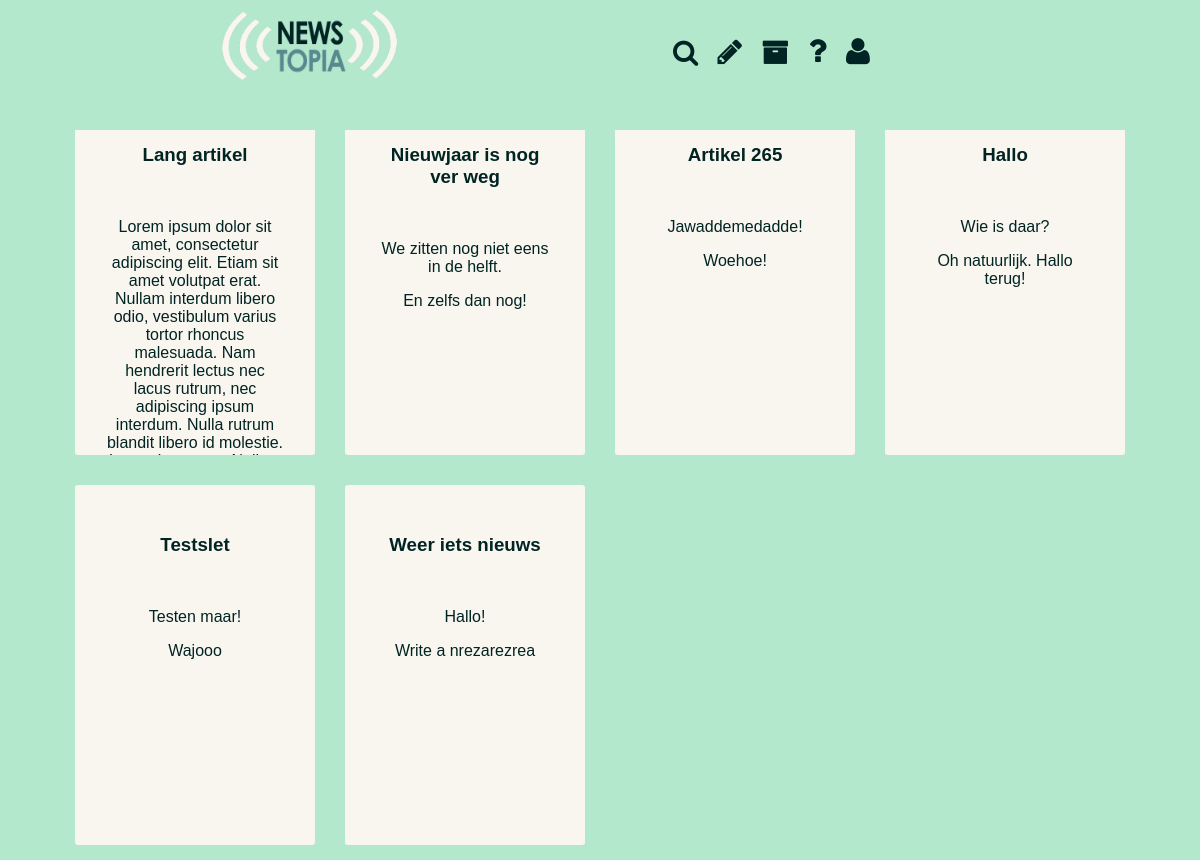
/articles/, run on an earlier commit of the app's database.
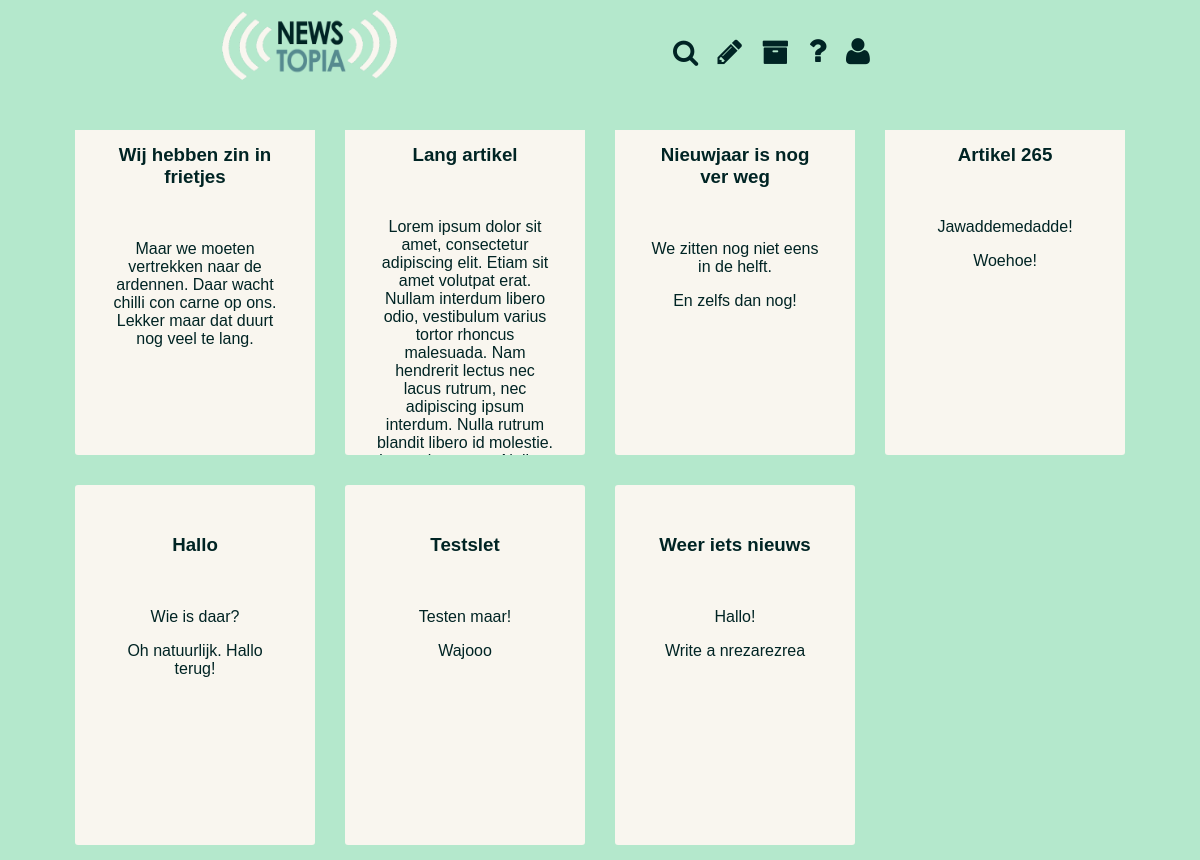
And on a later commit of the database.
### articles/models.py (models this page shows, shortened)
class Article(models.Model):
    def was_published_recently(self):
        return self.pub_date >= timezone.now() - datetime.timedelta(days=1)
    was_published_recently.admin_order_field = 'pub_date'
    was_published_recently.boolean = True
    was_published_recently.short_description = 'Published recently?'
    title = models.CharField(max_length=200)
    pub_date = models.DateTimeField('date published')
    version = models.IntegerField(default=1)

class Paragraph(models.Model):
    article = models.ForeignKey(Article)
    text = models.CharField(max_length=9999)
    rating = models.IntegerField(default=0)

### articles/views.py (the view)
def index(request):
    articles = Article.objects.all().order_by('-pub_date')
    artpars = []
    class Artpar:
        article = Article()
        paragraphs = []
    for article in articles:
        artpar = Artpar()
        artpar.article = article
        artpar.paragraphs = Paragraph.objects.filter(article=article.pk).order_by('-rating')[0:2]
        artpars.append(artpar)
    return render_to_response('articles/index.html', {'artpars': artpars}, context_instance=RequestContext(request))

### articles/templates/articles/index.html (shortened to what this page needs)
<!DOCTYPE html PUBLIC "-//W3C//DTD XHTML 1.0 Transitional//EN"
        "http://www.w3.org/TR/xhtml1/DTD/xhtml1-transitional.dtd">
<html xmlns="http://www.w3.org/1999/xhtml">
<head>
    <link rel="stylesheet" type="text/css" href="{{STATIC_URL}}css/normalize.css">
    <link rel="stylesheet" type="text/css" href="{{STATIC_URL}}css/overlay.css">
    <link rel="stylesheet" type="text/css" href="{{STATIC_URL}}css/font-awesome.min.css">
    <link rel="stylesheet" type="text/css" href="{{STATIC_URL}}css/main.css">
</head>
<body>
<div class="container">
    <div id="staticContent">
        <header>
            <img id="logo" alt="logo" src="{{STATIC_URL}}img/logo.png"/>
            <nav>
                <a href=#><i id="menuSearch" class="fa fa-search fa-2x"></i></a>
                <a href="{% url 'articles:create' %}"><i id="menuNewArticle" class="fa fa-pencil fa-2x"></i></a>
                <a href=#><i id="menuArchive" class="fa fa-archive fa-2x"></i></a>
                <a href=#><i id="trigger-overlay" class="fa fa-question fa-2x"></i></a>
                <a href="{% url 'account:profile' %}"><i id="menuProfile" class="fa fa-user fa-2x"></i></a>
            </nav>
        </header>
        <div id="tags">
        </div>
    </div>
    <div id="movingContent">
        <div class="masonry js-masonry" data-masonry-options='{ "isFitWidth": true }'>
            {% for var in artpars %}
            <div class="item">
                <div class="item-content">
                    <h3>{{ var.article.title }}</h3>
                    <br>
                    {% for paragraph in var.paragraphs %}
                    <p>{{ paragraph.text }}</p>
                    {% endfor %}
                </div>
            </div>
            {% endfor %}
        </div>
    </div>
</div>
</body>
</html>

### static/css/overlay.css (style rules this page uses)
html, body { overflow-x: hidden; }
.container { overflow-x: hidden; -webkit-transition: -webkit-transform 0.5s; transition: transform 0.5s; transition-duration: 1.5s; }
.container::after { content: ''; opacity: 0; visibility: hidden; position: absolute; top: 0; left: 0; width: 100%; height: 100%; background: rgba(0,0,0,0.6); -webkit-transition: opacity 0.5s, visibility 0s 0.5s; transition: opacity 0.5s, visibility 0s 0.5s; transition-duration: 1.5s; }

### static/css/main.css (style rules this page uses)
body { background-color: #b4e8cc; color: #002424; font-family: "Century Gothic", CenturyGothic, AppleGothic, sans-serif; }
.container { left:5%; width:90%; position:absolute; text-align:center; }
#staticContent { width: 90%; position: fixed; z-index:50; background-color: #b4e8cc; }
header { margin-left:15%; width:60%; height: 70px; margin-top: 10px; }
#logo { position: relative; float: left; width: 175px; height:70px; }
nav { position: relative; float: right; width: 40%; height: 35%; top:35%; text-align:right; }
nav a { margin-left: 15px; }
nav a:link, nav a:visited, nav a:hover, nav a:active { color: #002424; }
#menuArchive, #menuSearch { zoom: 85%; }
#menuNewArticle { zoom: 90%; }
#menuProfile { zoom: 95% }
#tags { height: 50px; }
#movingContent { margin-top: 80px; }
.masonry { margin: 0 auto; }
.item { float: left; background-color: #f9f6ef; margin: 15px; padding: 30px; border-radius: 3px; width: 180px; height: 300px; overflow:hidden; }

What changed in the data, as far as the page shows it:
added Article: article "Wij hebben zin in frietjes"
added Paragraph: text "Maar we moeten vertrekken naar de ardennen. Daar wacht chilli con carne op ons. Lekker maar dat duurt nog veel te lang.", shown under "Wij hebben zin in frietjes"
